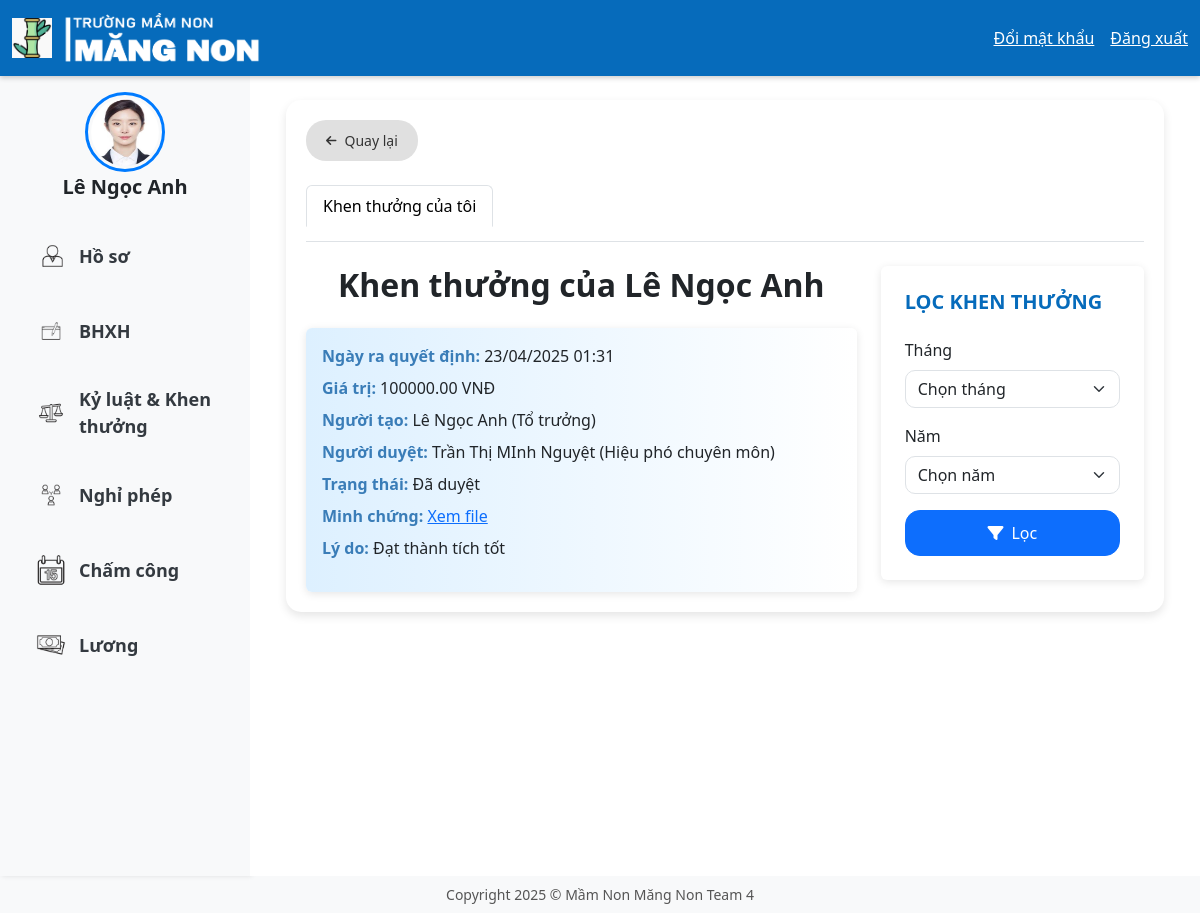
The app's page /home/NV/khen-thuong-cua-toi/ (signed in), older data.
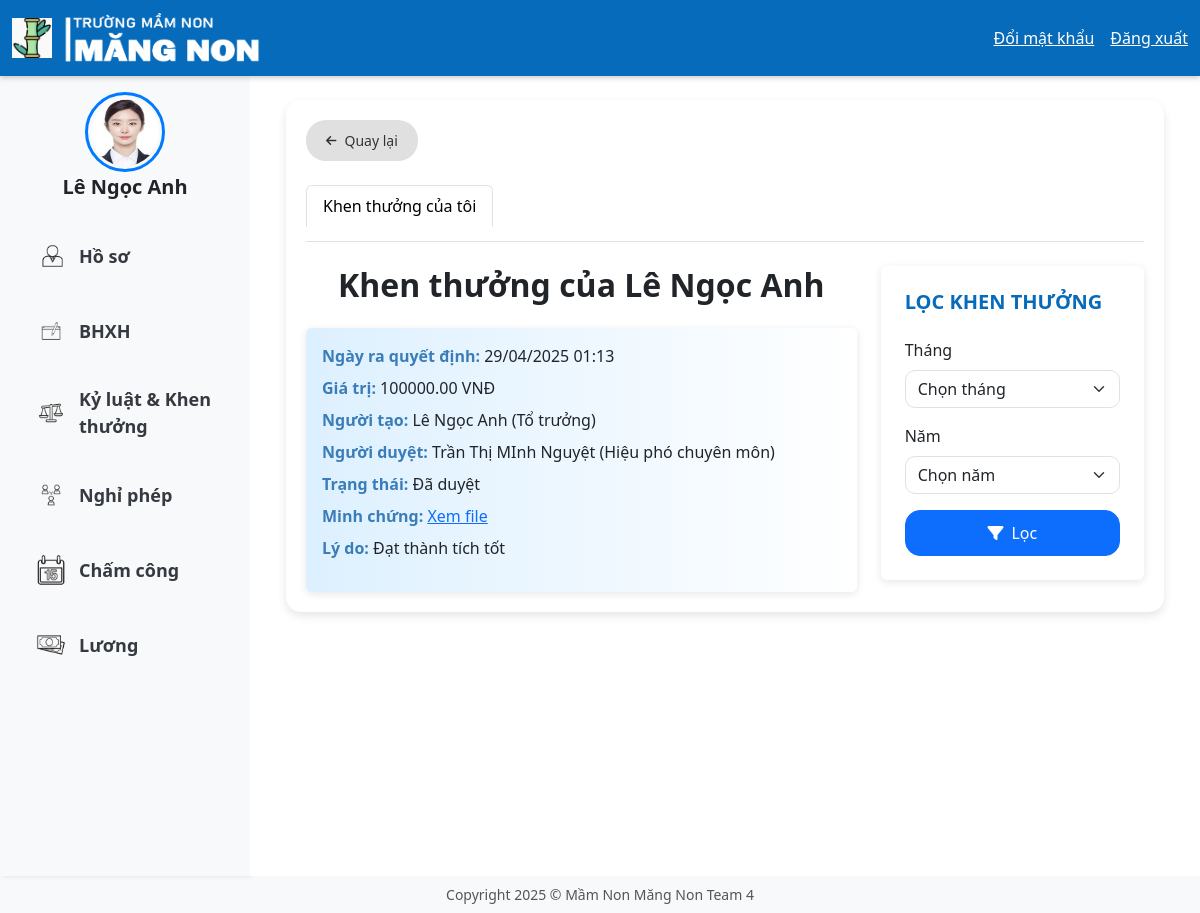
The same page, newer data.
### HOME/models.py (models this page shows, shortened)
class KhenThuong(models.Model):
  TRANG_THAI_CHOICES = (
      ('DANG_CHO_DUYET', 'Đang chờ duyệt'),
      ('DA_DUYET', 'Đã duyệt'),
  )
  ngay_tao = models.DateTimeField(auto_now_add=True)
  nhan_vien = models.ForeignKey('NhanVien', on_delete=models.CASCADE, related_name='khen_thuong_nhan_vien')
  gia_tri = models.DecimalField(max_digits=10, decimal_places=2)
  ly_do = models.TextField()
  nguoi_tao_don = models.ForeignKey('NhanVien', on_delete=models.SET_NULL, null=True, blank=True, related_name='khen_thuong_tao')
  nguoi_xac_nhan = models.ForeignKey('NhanVien', on_delete=models.SET_NULL, null=True, blank=True, related_name='khen_thuong_xac_nhan')
  trang_thai = models.CharField(max_length=20, choices=TRANG_THAI_CHOICES, default='DANG_CHO_DUYET')
  minh_chung_file = models.FileField(upload_to='minh_chung_khen_thuong/', null=True, blank=True)
  minh_chung_url = models.URLField(max_length=200, null=True, blank=True)

class NhanVien(models.Model):
 user = models.OneToOneField(User, on_delete=models.CASCADE, unique=True, null=False, related_name='nhanvien_home')
 ten_nv = models.CharField(max_length=100)
 anh_ca_nhan = models.ImageField(upload_to='media/nhanvien/', null=True, blank=True)
 gioi_tinh = models.CharField(max_length=10, choices=[('2', 'Nam'), ('1', 'Nữ')],default='1')
 ngay_sinh = models.DateField(null=True)
 vi_tri_cong_viec = models.CharField(max_length=100, blank=True, null=True)
 to_phong_ban = models.CharField(max_length=50, choices=TO_PHONG_BAN_CHOICES)
 trinh_do_hoc_van = models.CharField(max_length=50, choices=TRINH_DO_HOC_VAN_CHOICES)
 chuyen_nganh = models.CharField(max_length=100, null=True)
 noi_dao_tao = models.CharField(max_length=100)
 nam_tn = models.IntegerField(null=True)
 ngay_cap = models.DateField(null=True)
 noi_cap = models.CharField(max_length=100)
 dia_chi_tam_tru = models.TextField(null=True)
 chuc_vu = models.CharField(max_length=150, null=True)
 so_dien_thoai = models.CharField(
     max_length=10,
     unique=True,
     validators=[RegexValidator(r'^\d{10}$', message="Số điện thoại phải có đúng 10 chữ số.")])
 email = models.EmailField(unique=True, max_length=50, null=True)
 so_cccd = models.CharField(
     max_length=12,
     unique=True,
     validators=[RegexValidator(r'^\d{12}$', message="Số CCCD phải có đúng 12 chữ số.")]
 )
 phu_caps = models.ManyToManyField(PhuCap, related_name='nhanviens')
 class Meta:
     db_table = 'HOME_nhanvien'

### KhenThuong/views.py (the view)
# urls.py: path('home/NV/khen-thuong-cua-toi/', khen_thuong_cua_toi, name='khen_thuong_cua_toi'),
@login_required
def khen_thuong_cua_toi(request):
    try:
        nhan_vien = NhanVien.objects.get(user=request.user)
    except NhanVien.DoesNotExist:
        logger.error(f"Không tìm thấy nhân viên cho user {request.user.username}")
        raise PermissionDenied("Bạn không phải nhân viên hợp lệ.")
    khen_thuong_list = KhenThuong.objects.filter(nhan_vien=nhan_vien).order_by('-ngay_tao')
    thang_list = KhenThuong.objects.filter(nhan_vien=nhan_vien).dates('ngay_tao', 'month', order='DESC')
    nam_list = KhenThuong.objects.filter(nhan_vien=nhan_vien).dates('ngay_tao', 'year', order='DESC')
    thang = request.GET.get('thang')
    nam = request.GET.get('nam')
    if thang:
        khen_thuong_list = khen_thuong_list.filter(ngay_tao__month=int(thang))
    if nam:
        khen_thuong_list = khen_thuong_list.filter(ngay_tao__year=int(nam))
    can_approve = nhan_vien.chuc_vu in ['Hiệu Trưởng', 'Hiệu phó chuyên môn', 'Hiệu phó hoạt động']
    tieu_de = f"Khen thưởng của {nhan_vien.ten_nv}"
    return render(request, 'KhenThuong/KTNV.html', {
        'khen_thuong_list': khen_thuong_list,
        'tieu_de': tieu_de,
        'thang_list': [date.month for date in thang_list],
        'nam_list': [date.year for date in nam_list],
        'nhan_vien': nhan_vien,
        'allowed_roles': ['Hiệu Trưởng', 'Hiệu phó chuyên môn', 'Hiệu phó hoạt động', 'Tổ trưởng'],
        'can_approve': can_approve,
    })

### templates/KhenThuong/KTNV.html (shortened to what the changed rows need)
{% extends 'home.html' %}
{% load static %}
{% block page_background %}
<main class="p-4" style="flex-grow: 1; background-color: white; align-items: flex-start;">
    <div class="container">
        <div style="background: white; border-radius: 15px; box-shadow: 0 4px 10px rgba(0, 0, 0, 0.1); padding: 20px;">
            <div class="row g-4">
                <div class="col-md-8">
                    <h2 class="fw-bold text-center mb-4">{{ tieu_de }}</h2>
                    {% if khen_thuong_list %}
                        <div class="row gy-3">
                            {% for khen_thuong in khen_thuong_list %}
                                <div class="col-12">
                                    <div class="card h-100" style="background: linear-gradient(to right, #ddf0ff, #ffffff); border: none; transition: transform 0.2s; box-shadow: 0 2px 8px rgba(0, 0, 0, 0.1);">
                                        <div class="card-body p-3">
                                            <div class="row">
                                                <div class="col-12">
                                                    <p class="mb-2"><span class="fw-bold" style="color: #3A7DB8;">Ngày ra quyết định:</span> {{ khen_thuong.ngay_tao|date:"d/m/Y H:i" }}</p>
                                                    <p class="mb-2"><span class="fw-bold" style="color: #3A7DB8;">Giá trị:</span> {{ khen_thuong.gia_tri }} VNĐ</p>
                                                    <p class="mb-2"><span class="fw-bold" style="color: #3A7DB8;">Người tạo:</span> {{ khen_thuong.nguoi_tao_don.ten_nv }} ({{ khen_thuong.nguoi_tao_don.chuc_vu|default:'N/A' }})</p>
                                                    <p class="mb-2"><span class="fw-bold" style="color: #3A7DB8;">Người duyệt:</span> {{ khen_thuong.nguoi_xac_nhan.ten_nv|default:"Chưa duyệt" }} {% if khen_thuong.nguoi_xac_nhan %}({{ khen_thuong.nguoi_xac_nhan.chuc_vu|default:'N/A' }}){% endif %}</p>
                                                    <p class="mb-2"><span class="fw-bold" style="color: #3A7DB8;">Trạng thái:</span> {{ khen_thuong.get_trang_thai_display }}</p>
                                                    <p class="mb-2">
                                                        <span class="fw-bold" style="color: #3A7DB8;">Minh chứng:</span>
                                                        {% if khen_thuong.minh_chung_file %}
                                                            <a href="{{ khen_thuong.minh_chung_file.url }}" target="_blank">Xem file</a>
                                                        {% elif khen_thuong.minh_chung_url %}
                                                            <a href="{{ khen_thuong.minh_chung_url }}" target="_blank">Xem URL</a>
                                                        {% else %}
                                                            Không có
                                                        {% endif %}
                                                    </p>
                                                    <p><strong style="color: #3A7DB8;">Lý do:</strong> {{ khen_thuong.ly_do }}</p>
                                                </div>
                                            </div>
                                        </div>
                                    </div>
                                </div>
                            {% endfor %}
                        </div>
                    {% else %}
                        <div class="col-12 text-center py-5">
                            <p class="text-muted">Bạn chưa có khen thưởng nào.</p>
                        </div>
                    {% endif %}
                </div>
            </div>
        </div>
    </div>
</main>
{% endblock %}

Row changes from the older to the newer data that the page shows:
changed KhenThuong "Đã duyệt": ngay_tao "23/04/2025 01:31" → "29/04/2025 01:13"
